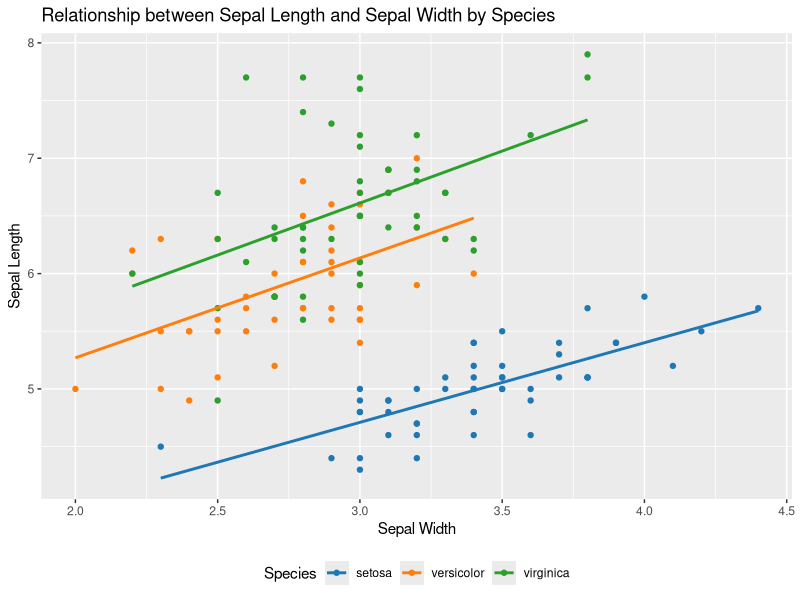
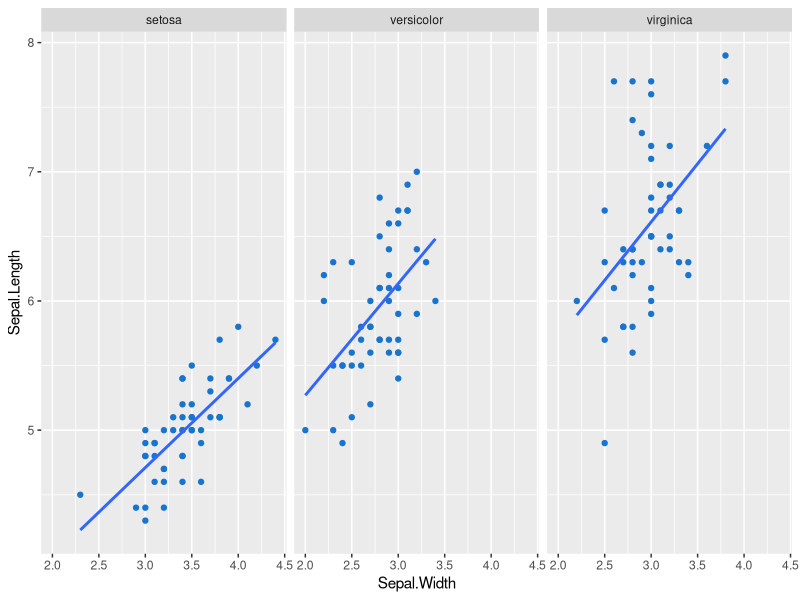
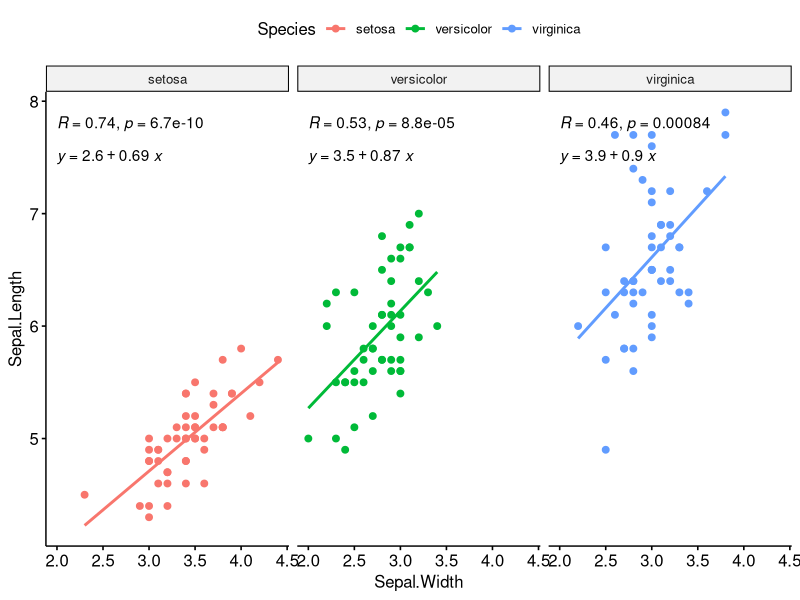

R code for these plots, in order:
## ---- chunk 1
knitr::opts_chunk$set(echo = TRUE)
library(tidyverse)
library(ggsci)
library(ggpubr)
## ---- chunk 2
attach(iris)
data <- iris

data %>%
  ggplot(aes(x = Sepal.Width, y = Sepal.Length, group = Species)) +
  geom_point(aes(color = Species)) +
  geom_smooth(aes(color = Species), method = "lm", se = FALSE) +
  scale_color_d3() +
  labs(x = "Sepal Width",
       y = "Sepal Length",
       title = "Relationship between Sepal Length and Sepal Width by Species") +
  theme(legend.position = "bottom")
## ---- chunk 3
data %>%
  ggplot(aes(x = Sepal.Width, y = Sepal.Length)) +
  geom_point(color = "dodgerblue3") +
  geom_smooth(method = "lm", se = FALSE) +
  facet_wrap(~Species)
## ---- chunk 4
# using library(ggpubr) we can add the linear trend data easily
ggscatter(
  data = data, x = "Sepal.Width", y = "Sepal.Length",
  color = "Species", add = "reg.line"
) +
  facet_wrap(~Species) +
  stat_cor(label.y = 7.8) +
  stat_regline_equation(label.y = 7.5)
